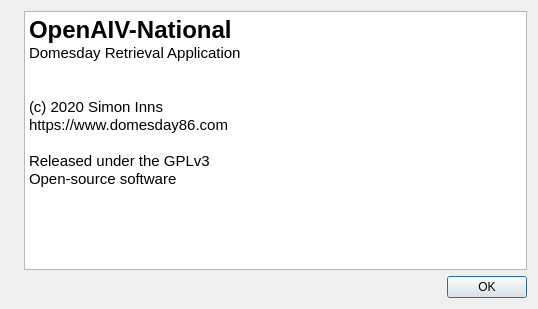
<?xml version="1.0" encoding="UTF-8"?>
<ui version="4.0">
 <class>AboutDialog</class>
 <widget class="QDialog" name="AboutDialog">
  <property name="geometry">
   <rect>
    <x>0</x>
    <y>0</y>
    <width>538</width>
    <height>309</height>
   </rect>
  </property>
  <property name="windowTitle">
   <string>About OpenAIV-National</string>
  </property>
  <layout class="QVBoxLayout" name="verticalLayout">
   <item>
    <layout class="QHBoxLayout" name="horizontalLayout_2">
     <item>
      <widget class="QLabel" name="label">
       <property name="text">
        <string/>
       </property>
       <property name="pixmap">
        <pixmap resource="appicons.qrc">:/icons/Graphics/256-OpenAIV-logo.png</pixmap>
       </property>
      </widget>
     </item>
     <item>
      <widget class="QTextBrowser" name="textBrowser">
       <property name="html">
        <string>&lt;!DOCTYPE HTML PUBLIC &quot;-//W3C//DTD HTML 4.0//EN&quot; &quot;http://www.w3.org/TR/REC-html40/strict.dtd&quot;&gt;
&lt;html&gt;&lt;head&gt;&lt;meta name=&quot;qrichtext&quot; content=&quot;1&quot; /&gt;&lt;style type=&quot;text/css&quot;&gt;
p, li { white-space: pre-wrap; }
&lt;/style&gt;&lt;/head&gt;&lt;body style=&quot; font-family:'Ubuntu'; font-size:11pt; font-weight:400; font-style:normal;&quot;&gt;
&lt;p style=&quot; margin-top:0px; margin-bottom:0px; margin-left:0px; margin-right:0px; -qt-block-indent:0; text-indent:0px;&quot;&gt;&lt;span style=&quot; font-family:'Ubuntu'; font-size:18pt; font-weight:600;&quot;&gt;OpenAIV-National&lt;/span&gt;&lt;/p&gt;
&lt;p style=&quot; margin-top:0px; margin-bottom:0px; margin-left:0px; margin-right:0px; -qt-block-indent:0; text-indent:0px;&quot;&gt;&lt;span style=&quot; font-family:'Ubuntu';&quot;&gt;Domesday Retrieval Application&lt;/span&gt;&lt;/p&gt;
&lt;p style=&quot;-qt-paragraph-type:empty; margin-top:0px; margin-bottom:0px; margin-left:0px; margin-right:0px; -qt-block-indent:0; text-indent:0px; font-family:'Ubuntu';&quot;&gt;&lt;br /&gt;&lt;/p&gt;
&lt;p style=&quot;-qt-paragraph-type:empty; margin-top:0px; margin-bottom:0px; margin-left:0px; margin-right:0px; -qt-block-indent:0; text-indent:0px; font-family:'Ubuntu';&quot;&gt;&lt;br /&gt;&lt;/p&gt;
&lt;p style=&quot; margin-top:0px; margin-bottom:0px; margin-left:0px; margin-right:0px; -qt-block-indent:0; text-indent:0px;&quot;&gt;&lt;span style=&quot; font-family:'Ubuntu';&quot;&gt;(c) 2020 Simon Inns&lt;/span&gt;&lt;/p&gt;
&lt;p style=&quot; margin-top:0px; margin-bottom:0px; margin-left:0px; margin-right:0px; -qt-block-indent:0; text-indent:0px;&quot;&gt;&lt;span style=&quot; font-family:'Ubuntu';&quot;&gt;https://www.domesday86.com&lt;/span&gt;&lt;/p&gt;
&lt;p style=&quot;-qt-paragraph-type:empty; margin-top:0px; margin-bottom:0px; margin-left:0px; margin-right:0px; -qt-block-indent:0; text-indent:0px; font-family:'Ubuntu';&quot;&gt;&lt;br /&gt;&lt;/p&gt;
&lt;p style=&quot; margin-top:0px; margin-bottom:0px; margin-left:0px; margin-right:0px; -qt-block-indent:0; text-indent:0px;&quot;&gt;&lt;span style=&quot; font-family:'Ubuntu';&quot;&gt;Released under the GPLv3&lt;/span&gt;&lt;/p&gt;
&lt;p style=&quot; margin-top:0px; margin-bottom:0px; margin-left:0px; margin-right:0px; -qt-block-indent:0; text-indent:0px;&quot;&gt;&lt;span style=&quot; font-family:'Ubuntu';&quot;&gt;Open-source software&lt;/span&gt;&lt;/p&gt;&lt;/body&gt;&lt;/html&gt;</string>
       </property>
      </widget>
     </item>
    </layout>
   </item>
   <item>
    <layout class="QHBoxLayout" name="horizontalLayout">
     <item>
      <spacer name="horizontalSpacer">
       <property name="orientation">
        <enum>Qt::Horizontal</enum>
       </property>
       <property name="sizeHint" stdset="0">
        <size>
         <width>40</width>
         <height>20</height>
        </size>
       </property>
      </spacer>
     </item>
     <item>
      <widget class="QDialogButtonBox" name="buttonBox">
       <property name="orientation">
        <enum>Qt::Horizontal</enum>
       </property>
       <property name="standardButtons">
        <set>QDialogButtonBox::Ok</set>
       </property>
      </widget>
     </item>
    </layout>
   </item>
  </layout>
 </widget>
 <resources>
  <include location="appicons.qrc"/>
 </resources>
 <connections>
  <connection>
   <sender>buttonBox</sender>
   <signal>accepted()</signal>
   <receiver>AboutDialog</receiver>
   <slot>accept()</slot>
   <hints>
    <hint type="sourcelabel">
     <x>248</x>
     <y>254</y>
    </hint>
    <hint type="destinationlabel">
     <x>157</x>
     <y>274</y>
    </hint>
   </hints>
  </connection>
  <connection>
   <sender>buttonBox</sender>
   <signal>rejected()</signal>
   <receiver>AboutDialog</receiver>
   <slot>reject()</slot>
   <hints>
    <hint type="sourcelabel">
     <x>316</x>
     <y>260</y>
    </hint>
    <hint type="destinationlabel">
     <x>286</x>
     <y>274</y>
    </hint>
   </hints>
  </connection>
 </connections>
</ui>
